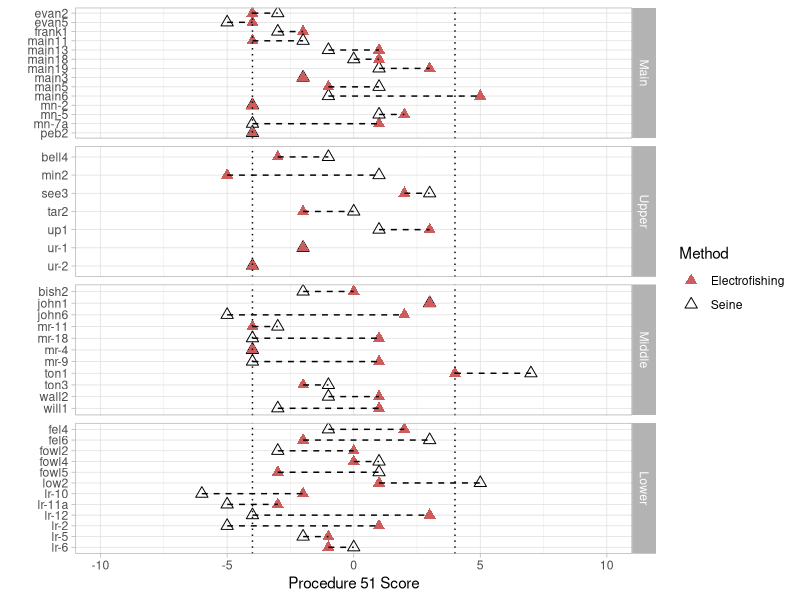
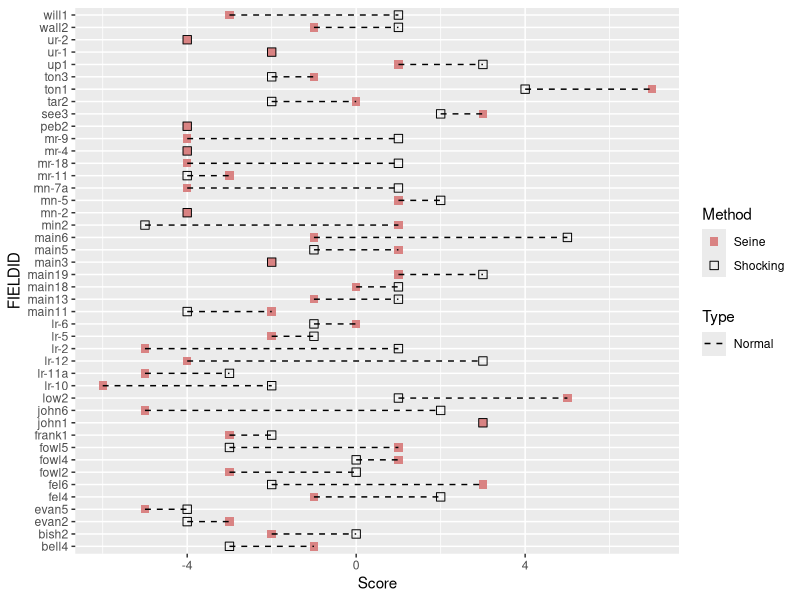

Source code (R) for these figures, in order: (Note: this script raises an error after producing the figures.)
## ---- chunk 1

library(tidyverse)
library(ggpubr)
library(rstatix)
Raw_Rouge<-read_csv("Data/Created_Data/Close_date_rouge.csv", 
    col_types = cols(...1 = col_skip(), DateSampled = col_date(format = "%Y-%m-%d"), 
        TotalFish = col_number()))

Final_score2023 <- read_csv("Data/Created_Data/Final_scores.csv", 
    col_types = cols(...1 = col_skip()))

Newnames<- read_csv("Data/Created_Data/finalsites_new_names.csv")
##time_between <- read_csv("Scripts/NewManuscript/time_between.csv")


## ---- chunk 2
SubsetRouge<-Raw_Rouge %>%
 filter(!(FIELDID %in% c("DNRFel","John10","Evan6","Main21","Main12","Main10","Main12N","Low14","Main20","MR-15"))) %>% select(FIELDID,Method,DateSampled, Branch,StreamName) %>% unique() 
SubsetRouge$DateSampled<-ymd(SubsetRouge$DateSampled)

SubsetRouge$FIELDID <- tolower(SubsetRouge$FIELDID)

SubsetRouge$FIELDID<-tolower(SubsetRouge$FIELDID)
##SubsetRouge<-left_join(time_between,SubsetRouge) %>% select(-"...1") %>% filter(year_between <= 5) %>%  filter(!(FIELDID %in% c("main12", "main12n"))) %>% select(-year_between)

## ---- chunk 3
Total_metrics<-left_join(SubsetRouge,Final_score2023, by=c("FIELDID","Method","DateSampled","Branch","StreamName"))
Total_scores<-Total_metrics %>% select(FIELDID,Branch,Method,Total_score) %>% dplyr::rename('Score'='Total_score') %>% mutate(Type="Normal")
Total_scores_pivot<-Total_scores %>% pivot_wider(names_from =Method,values_from = Score ) %>% mutate(difference=Seine-Shocking) 
## ---- chunk 4
Final_join<-Total_scores
Final_join_names<-left_join(Final_join,Newnames, by=c("FIELDID","Branch")) 
  Final_join_names$StreamName<- gsub(" ","",Final_join_names$StreamName)
## ---- chunk 5
Final_join_names<-Final_join_names %>% 
 arrange(match(Branch, c("Main", "Upper", "Middle","Lower"))) %>% 
   arrange(match(StreamName, c("MainRouge", "EvansCreek", "PebbleCreek","FranklinCreek","QuartonBranch","UpperRouge","BellBranch","SeeleyCreek","MinnowPond","TarabusiCreek","MiddleRouge","TonquishCreek","WillowCreek","JohnsonCreek","WalledLkDrainage","BishopCreek","LowerRouge","FellowsCreek","FowlerCreek")), Numeric) 

Order.Name<-str_c(Final_join_names$Branch, "_",  Final_join_names$New.Name, "_",Final_join_names$Method)
Final_join_names<-cbind(Final_join_names,Order.Name)

Final_join_names$New.Name <- factor(Final_join_names$New.Name, levels =unique(Final_join_names$New.Name))
Final_join_names$Method <- gsub("Seine_Adjusted", "Seine Adjusted", Final_join_names$Method)
Final_join_names$Method <- gsub("Shocking_Adjusted", "Electrofishing Adjusted", Final_join_names$Method)
Final_join_names$Method <- gsub("Shocking", "Electrofishing", Final_join_names$Method)


## ---- chunk 6

Final_join_names %>% 
ggplot( aes(Score, FIELDID)) + 
geom_point(aes(colour = Method, shape= Method), size=2.75) +scale_shape_manual(values = c(17,2,15, 0)) + scale_color_manual(values = c("#cd5c5c", "Black","#5c95cd","Black"))+ 
  geom_line(aes(linetype=Type),show.legend = F)+ 
  scale_linetype_manual(values = c("dashed", "solid")) +
   facet_grid(factor(Branch, levels=c("Main", "Upper", "Middle","Lower"))~., scales = "free")+
  scale_y_discrete(limits=rev)+ 
  labs(y= "", x = "Procedure 51 Score") + 
  theme(text=element_text(size=18, 
      family="Helvetica"))+ 
  geom_vline(xintercept = -4, linetype="dotted")+ 
   geom_vline(xintercept = 4,linetype="dotted")+
  xlim(-10,10)+ 
  theme_light()








  
## ---- chunk 7
ggplot(Final_join, aes(Score, FIELDID)) + 
geom_point(aes(colour = Method, shape= Method), size=2.5) +scale_shape_manual(values = c(15, 0, 17,2)) + scale_color_manual(values = c("#d98383", "Black", "#4888c7","Black"))+ geom_line(aes(linetype=Type))+ scale_linetype_manual(values=c("dashed","solid"))
## ---- chunk 8
ggplot(Considerations, aes(FinalScore, FIELDID)) + 
   geom_point(aes(colour = factor(Method), shape= factor(Method))) + geom_line() + ggtitle("P51  considerations") 
  
## ---- chunk 9
SubsetRouge<-SubsetRouge %>% select(FIELDID,Branch,StreamName) %>% unique()

write.csv(SubsetRouge, "~/OneDrive - Umich/Rouge River/RougeRiver_Anaylsis/finalsites.csv")
## ---- chunk 10
Final_score2023%>% select(FIELDID) %>% unique()
